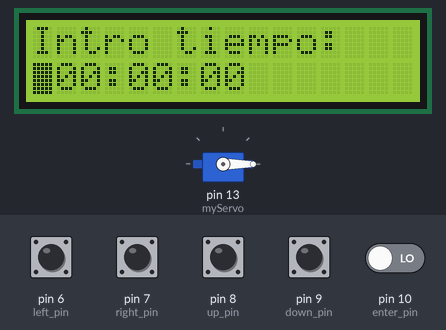
Bench run of a sketch on a simulated Arduino Uno, built with avr-gcc and run on an emulated ATmega328P. On the bench: servo, 16×2 character LCD. The test bench sets the inputs (shaded band); at power-on: pin 6 (left_pin), pin 7 (right_pin), pin 8 (up_pin), pin 9 (down_pin), pin 10 (enter_pin) LOW.

Above: at 1.2 s.
1.3 s: pin 10 (enter_pin) driven HIGH
At 2.4 s:
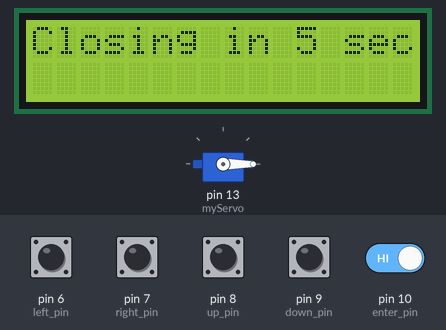
At 8.2 s:
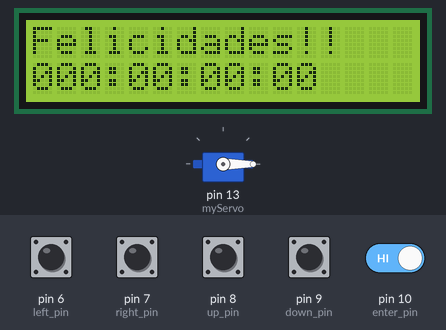
Timing chart, 0 to 9.7 s (numbered marks = the images above; inputs shaded):
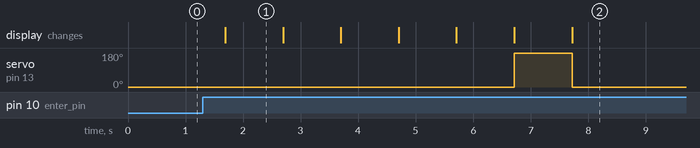

The sketch:

_6button_lcd.ino
```cpp
#include <LiquidCrystal.h>
#include <Servo.h>
Servo myServo;


const int left_pin = 6;
const int right_pin = 7;
const int up_pin = 8;
const int down_pin = 9;
const int enter_pin = 10;
const int position1 = 0; //servo position 1
const int position2 = 180; //servo position 2
//const int position1 = 15; //landing gear position 1
//const int position2 = 90; //landing gear position 2

LiquidCrystal lcd(12, 11, 5, 4, 3, 2);


#define INTRO_MSG "Intro tiempo:"
#define COUNT_MSG "Tiempo restante"
#define FINISH_MSG "Felicidades!!"
int bucle=0;
int min=0;
int hour=0;
int day=0;
int day_array[3] = {0, 0, 0};
int position=0;

void setup(){
  myServo.attach(13);
  myServo.write(position1);
  Serial.begin(9600);  //starts serial communication
  pinMode(left_pin, INPUT);
  pinMode(right_pin, INPUT);
  pinMode(up_pin, INPUT);
  pinMode(down_pin, INPUT);
//  pinMode(enter_pin, INPUT);
//  pinMode(reset_pin, INPUT);


  lcd.begin(16,2);
  lcd.print(INTRO_MSG);
  lcd.setCursor(0, 1);
  lcd.print("000:00:00");
  lcd.setCursor(position,1);
  lcd.blink();
}

void loop(){
if (bucle==0) {
  int enter=0;
  int up=0;
  int down=0;
  int left=0;
  int right=0;

  while (enter==0) {
    enter = digitalRead(enter_pin);
    up = digitalRead(up_pin);
    down = digitalRead(down_pin);
    left = digitalRead(left_pin);
    right = digitalRead(right_pin);
    if (left==HIGH) {
          if ((position==5) || (position==8)) {
            position=position-3;
          }
          if ((position==2) || (position==1)) {
            position=position-1;
          }
    }
    if (right==HIGH) {
          if ((position==2) || (position==5)) {
            position=position+3;
          }
          if ((position==0) || (position==1)) {
            position=position+1;
          }
    }
    if (up==HIGH) {
          if (position==0){
              day_array[0]=day_array[0]+1;
              if (day_array[0]>9) {day_array[0]=0;}
          }
          if (position==1){
              day_array[1]=day_array[1]+1;
              if (day_array[1]>9) {day_array[1]=0;}
          }
          if (position==2){
              day_array[2]=day_array[2]+1;
              if (day_array[2]>9) {day_array[2]=0;}
          }
          if (position==5) {
              hour=hour+1;
              if (hour>24) {hour=0;}
          }
          if (position==8) {
              min=min+1;
              if (min>59) {min=0;}
          }
    }
    if (down==HIGH) {
          if (position==0){
              day_array[0]=day_array[0]-1;
              if (day_array[0]<0) {day_array[0]=9;}
          }
          if (position==1){
              day_array[1]=day_array[1]-1;
              if (day_array[1]<0) {day_array[1]=9;}
          }
          if (position==2){
              day_array[2]=day_array[2]-1;
              if (day_array[2]<0) {day_array[2]=9;}
          }
          if (position==5) {
              hour=hour-1;
              if (hour<0) {hour=23;}
          }
          if (position==8) {
              min=min-1;
              if (min<0) {min=59;}
          }
    }
      String day_string = String(day_array[0])+String(day_array[1])+String(day_array[2]);
      day = day_string.toInt();
      printData(day,hour,min);
      lcd.setCursor(position, 1);
      lcd.blink();
      delay(200);

  }
  if (enter==HIGH) {
    lockdoor();countdownFunction(day,hour,min);
  }
}
else {}
}

void lockdoor(){
  int lock=5; //seconds to close the door
  while (lock>0)
  {
    lcd.setCursor(0,0);
    lcd.clear();
    String lock_seg = String(lock);
    lcd.print("Closing in "+lock_seg+" sec");
    delay(1000);
    lock=lock-1;
  }
  myServo.write(position2);
}
void countdownFunction(int day,int hour,int min){
  int display_on = 0;
  int sec=0;
  int reset=0;
  lcd.noBlink();
  lcd.setCursor(0,0);
  lcd.clear();
  lcd.print(COUNT_MSG);
    while(day >= 0)
   {
     while (hour >= 0)
     {
        while (min >= 0)
        {
          printData(day,hour,min);
          while (sec >= 0)
          {
            lcd.setCursor(9,1);
            String time_sec ="";
            if (sec<=9) {time_sec = ":0"+String(sec);} else {time_sec=":"+String(sec);}
            lcd.print(time_sec);
            sec--;
            delay(1000);
          }
          sec=59;
          min--;
        }
        min=59;
        hour--;
     }
     hour=23;
     day--;
   }
   finish();
}

void printData(int day,int hour,int min)
{
  String dia = String(day);
  if (day<=99) {dia = "0"+dia;}
  if (day<=9) {dia = "0"+dia;}
  String hora = String(hour);
  if (hour<=9) {hora = "0"+hora;}
  String minuto = String(min);
  if (min<=9) {minuto = "0"+minuto;}
  String time=dia+":"+hora+":"+minuto;
  lcd.setCursor(0, 1);
  lcd.print(time);
}

void finish(){
  lcd.clear();
  lcd.setCursor(0,0);
  lcd.print(FINISH_MSG);
  lcd.setCursor(0,1);
  lcd.print("000:00:00:00");
  myServo.write(position1);
  bucle=1;
}
```

Measured:
- after the input at 1.3 s, servo on pin 13 (myServo): 0° → 180° after 5.4 s, → 0° 1.0 s later; the display: changes after 0.39 s (image 1)
- what the display in image 1 shows lasts 1.0 s, from 1.7 s to 2.7 s
